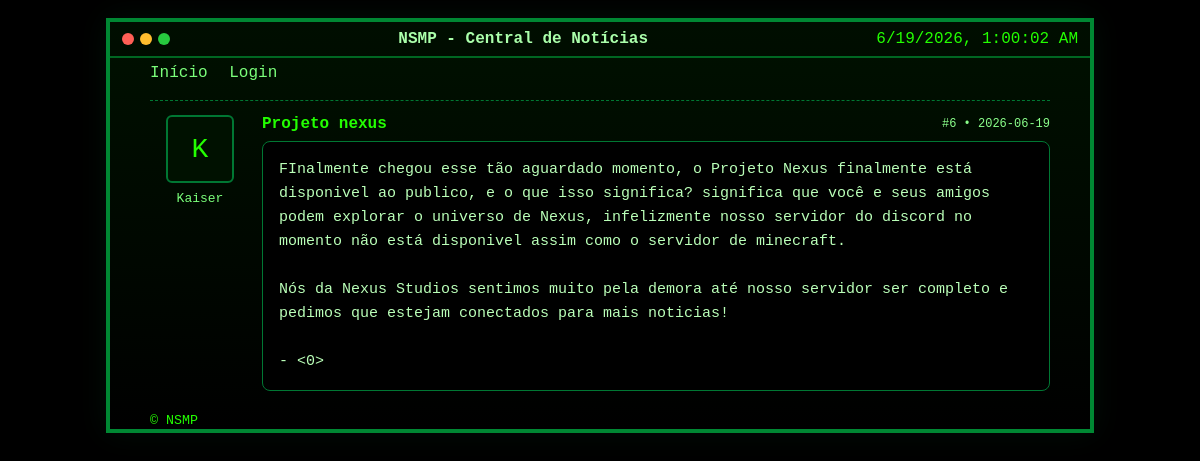
The page / on the database its author committed.
### tables this page shows
CREATE TABLE posts (
            id INTEGER PRIMARY KEY AUTOINCREMENT,
            title TEXT NOT NULL,
            date TEXT NOT NULL,
            content TEXT NOT NULL,
            image TEXT
        , markdown_filename TEXT);

### app.py (the view)
@app.route('/')
def index():
    conn = get_db_connection()
    posts = conn.execute('SELECT * FROM posts ORDER BY date DESC, id DESC').fetchall()
    conn.close()
    return render_template('index.html', posts=posts, admin_name=app.config.get('ADMIN_NAME', 'Kaiser'))

### app.py (called while the page is built)
def get_db_connection():
    conn = sqlite3.connect(DB_PATH)
    conn.row_factory = sqlite3.Row
    return conn

### templates/index.html (shortened to what this page needs)
{% extends 'base.html' %}
{% block content %}
{% for post in posts %}
<div class="forum-post">
  <div class="post-left">
    <div class="avatar">K</div>
    <div class="user">{{ admin_name }}</div>
  </div>
  <div class="post-right">
    <div class="post-head">
      <div class="post-title">{{ post['title'] }}</div>
      <div class="post-meta">#{{ post['id'] }} • {{ post['date'] }}</div>
    </div>
    <div class="post-body">
      <pre class="post-text">{{ post['content'] }}</pre>
    </div>
  </div>
</div>
{% endfor %}
{% endblock %}

### templates/base.html (shortened to what this page needs)
<!doctype html>
<html lang="pt-BR">
  <head>
    <link rel="stylesheet" href="{{ url_for('static', filename='css/style.css') }}">
  </head>
  <body class="terminal-bg">
    <div class="terminal-window">
      <div class="terminal-topbar">
        <div class="dots"><span class="dot red"></span><span class="dot yellow"></span><span class="dot green"></span></div>
        <div class="title">NSMP - Central de Notícias</div>
        <div class="clock" id="clock"></div>
      </div>
      <header class="site-header">
        <div class="wrap">
          <nav>
            <a href="{{ url_for('index') }}">Início</a>
            {% if session.get('logged_in') %}
              <a href="{{ url_for('new_post') }}">Nova notícia</a>
              <a href="{{ url_for('logout') }}">Sair</a>
            {% else %}
              <a href="{{ url_for('login') }}">Login</a>
            {% endif %}
          </nav>
        </div>
      </header>
      <main class="wrap terminal-screen">
      {% block content %}{% endblock %}
      </main>
      <footer class="site-footer">
        <div class="wrap">
          <small>&copy; NSMP</small>
        </div>
      </footer>
    </div>
  </body>
</html>

### static/css/style.css (style rules this page uses)
.terminal-bg { background:#000;color:#23ff00;min-height:100vh }
body { font-family: 'Courier New', Courier, monospace;margin:0 }
.terminal-window { max-width:980px;margin:18px auto;border:4px solid #083;background:linear-gradient(180deg,#001100 0,#000 100%);box-shadow:0 0 30px rgba(0,255,120,0.06) }
.terminal-topbar { display:flex;align-items:center;justify-content:space-between;padding:8px 12px;border-bottom:2px solid #062;background:rgba(0,0,0,0.2) }
.terminal-topbar .dots { display:flex;gap:6px }
.dot { width:12px;height:12px;border-radius:50%;display:inline-block }
.dot.red { background:#ff5f56 }
.dot.yellow { background:#ffbd2e }
.dot.green { background:#27c93f }
.terminal-topbar .title { color:#aaffaa;font-weight:bold }
.terminal-screen { padding:18px }
.wrap { max-width:900px;margin:0 auto;padding:0 16px }
.site-header { padding:6px 0 12px 0 }
.site-header nav { margin-bottom:6px }
.site-header a { margin-right:12px;color:#7aff7a;text-decoration:none }
.forum-post { display:flex;border-top:1px dashed #073;padding:14px 0 }
.post-left { width:100px;text-align:center;padding-right:12px }
.avatar { width:64px;height:64px;border-radius:6px;background:#001100;border:2px solid #073;color:#23ff00;display:flex;align-items:center;justify-content:center;font-size:28px;margin:0 auto }
.user { margin-top:8px;color:#7aff7a;font-size:13px }
.post-right { flex:1 }
.post-head { display:flex;justify-content:space-between;align-items:center;margin-bottom:8px }
.post-title { color:#23ff00;font-weight:bold }
.post-meta { color:#8aff8a;font-size:12px }
.post-body { background:#000;border:1px solid #073;padding:16px;border-radius:8px;overflow:hidden }
.post-text { white-space:pre-wrap;color:#baffb8;margin:0;font-family:inherit;font-size:15px;line-height:1.6;word-break:break-word }

### rows shown on the page
posts: admin_name "Kaiser", title "Projeto nexus", id "6", date "2026-06-19", content "FInalmente chegou esse tão aguardado momento, o Projeto Nexus finalmente está disponivel ao publico, e o que isso significa? significa que você e seus amigos podem explorar o universo de Nexus, infelizmente nosso servidor do discord no momento não está disponivel assim como o servidor de minecraft. Nós da Nexus Studios sentimos muito pela demora até nosso servidor ser completo e pedimos que estejam conectados para mais noticias! - <0>"
